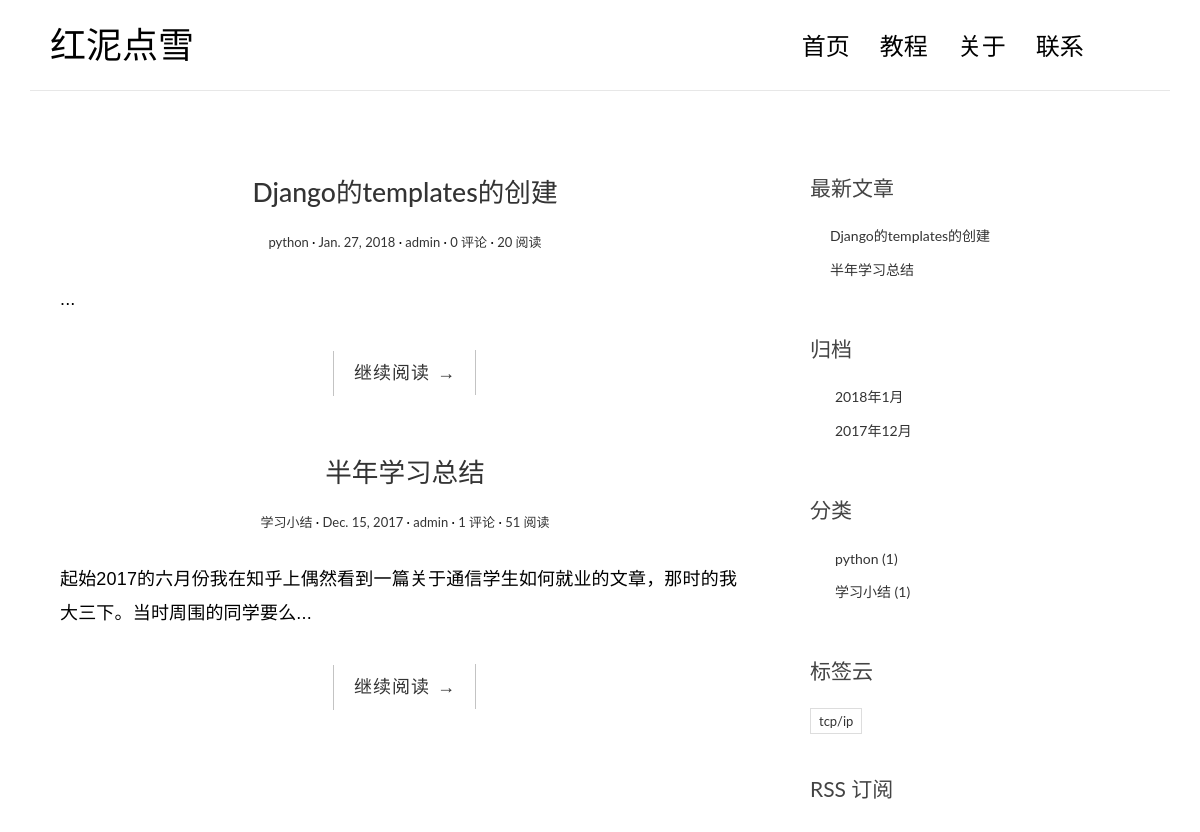
Screenshot of /blog/ with the database file from the repository.
### myblog/models.py (models this page shows, shortened)
@python_2_unicode_compatible
class Post(models.Model):
    title = models.CharField(max_length=100)
    body = models.TextField()
    create_time = models.DateField()
    modify_time = models.DateField()
    excerpt = models.CharField(max_length=100,blank=True)
    category = models.ForeignKey(Category,on_delete=models.CASCADE)
    tags = models.ManyToManyField(Tag,blank=True)
    views = models.PositiveIntegerField(default=0)
    author = models.ForeignKey(User,on_delete=models.CASCADE)
    def get_absolute_url(self):
        return reverse('myblog:detail',kwargs={'pk':self.pk})
    class Meta:
        ordering = ['-create_time']

class Category(models.Model):
    name = models.CharField(max_length=100)

class Tag(models.Model):
    name = models.CharField(max_length=100)

### myblog/views.py (the view, shortened to what this page needs)
class IndexView(ListView):
    model = Post
    template_name = 'myblog/index.html'
    context_object_name = 'post_list'
    paginate_by = 10
    def get_context_data(self,**kwargs):
        context = super().get_context_data(**kwargs)
        paginator = context.get('paginator')
        page = context.get('page_obj')
        is_paginated = context.get('is_paginated')
        pagination_data = self.pagination_data(paginator,page,is_paginated)
        context.update(pagination_data)
        return context
    def pagination_data(self,paginator,page,is_paginated):
        if not is_paginated:
            return {}

### myblog/templatetags/myblog_tags.py (called while the page is built)
@register.simple_tag
def get_recent_post(num=5):
    return Post.objects.all().order_by('-create_time')[:num]

@register.simple_tag
def archives():
    return Post.objects.dates('create_time','month',order='DESC')

@register.simple_tag
def get_categories():
    return Category.objects.annotate(num_posts=Count('post')).filter(num_posts__gt=0)

@register.simple_tag
def get_tags():
    return Tag.objects.annotate(num_posts=Count('post')).filter(num_posts__gt=0)

### templates/myblog/index.html (shortened to what this page needs)
{% extends 'base.html' %}
            {% block main %}
            {% for post in post_list %}
                <article class="post post-{{ post.pk }}">
                    <header class="entry-header">
                        <h1 class="entry-title">
                            <a href="{{ post.get_absolute_url }}">{{ post.title }}</a>
                        </h1>
                        <div class="entry-meta">
                            <span class="post-category"><a href="#">{{ post.category.name }}</a></span>
                            <span class="post-date"><a href="#"><time class="entry-date"
                                                                      datetime="{{ post.create_time }}">{{ post.create_time}}</time></a></span>
                            <span class="post-author"><a href="#">{{ post.author }}</a></span>
                            <span class="comments-link"><a href="#">{{ post.comment_set.count }} 评论</a></span>
                            <span class="views-count"><a href="#">{{ post.views }} 阅读</a></span>
                        </div>
                    </header>
                    <div class="entry-content clearfix">
                        <p>{{ post.excerpt }}...</p>
                        <div class="read-more cl-effect-14">
                            <a href="{{ post.get_absolute_url }}" class="more-link">继续阅读 <span class="meta-nav">→</span></a>
                        </div>
                    </div>
                </article>
            {% empty %}
                <div class="no-post">暂时还没有发布文章</div>
            {% endfor %}
            {% endblock main %}

### templates/base.html (shortened to what this page needs)
{% load staticfiles %}
{% load myblog_tags %}
<!DOCTYPE html>
<html>
<head>
    <link rel="stylesheet" href="{% static 'myblog/css/bootstrap.min.css' %}">
    <link rel="stylesheet" href="http://code.ionicframework.com/ionicons/2.0.1/css/ionicons.min.css">
    <link rel="stylesheet" href="{% static 'myblog/css/pace.css' %}">
    <link rel="stylesheet" href="{% static 'myblog/css/custom.css' %}">
    <link rel="stylesheet" href="{% static 'myblog/css/highlights/github.css'%}">
</head>
<body>
<div class="container">
    <header id="site-header">
        <div class="row">
            <div class="col-md-4 col-sm-5 col-xs-8">
                <div class="logo">
                    <h1><a href="{% url 'myblog:index' %}"><b>红泥点雪</b> </a></h1>
                </div>
            </div>
            <div class="col-md-8 col-sm-7 col-xs-4">
                <nav class="main-nav" role="navigation">
                    <div class="collapse navbar-collapse" id="bs-example-navbar-collapse-1">
                        <ul class="nav navbar-nav navbar-right">
                            <li class="cl-effect-11"><a href="{% url 'myblog:index' %}" data-hover="首页">首页</a></li>
                            <li class="cl-effect-11"><a href="#" data-hover="教程">教程</a></li>
                            <li class="cl-effect-11"><a href="#" data-hover="关于">关于</a></li>
                            <li class="cl-effect-11"><a href="#" data-hover="联系">联系</a></li>
                        </ul>
                    </div>
                </nav>
            </div>
        </div>
    </header>
</div>
<div class="content-body">
    <div class="container">
        <div class="row">
            <main class="col-md-8">
                {% block main %}
                {% endblock main %}
            </main>
            <aside class="col-md-4">
                <div class="widget widget-recent-posts">
                    <h3 class="widget-title">最新文章</h3>
                    {% get_recent_post as recent_post_list %}
                    <ul>
                        {% for post in recent_post_list %}
                        <li>
                            <a href="{{ post.get_absolute_url }}">{{ post.title }}</a>
                        </li>
                        {% empty %}
                        暂无文章
                        {% endfor %}
                    </ul>
                </div>
                <div class="widget widget-archives">
                    <h3 class="widget-title">归档</h3>
                    {% archives as date_list %}
                    <ul>
                        {% for date in date_list  %}
                        <li>
                            <a href="{%url 'myblog:archives' date.year date.month %}">{{ date.year }}年{{ date.month }}月</a>
                        </li>
                        {% empty %}
                        暂无归档
                        {% endfor %}
                    </ul>
                </div>
                <div class="widget widget-category">
                    <h3 class="widget-title">分类</h3>
                    {% get_categories as cate_list%}
                    <ul>
                        {% for cate in cate_list %}
                        <li>
                            <a href="{% url 'myblog:category' cate.pk %}">{{ cate.name }}
                                <span class="post-count">({{ cate.num_posts }})</span></a>
                        </li>
                        {% empty %}
                        暂无分类
                        {% endfor %}
                    </ul>
                </div>
                <div class="widget widget-tag-cloud">
                    <h3 class="widget-title">标签云</h3>
                    {% get_tags as tag_list %}
                    <ul>
                        {% for tag in tag_list %}
                        <li>
                            <a href="{% url 'myblog:tag' tag.pk %}">{{ tag.name }}</a>
                        </li>
                        {% empty %}
                        暂无标签！
                        {% endfor %}
                    </ul>
                </div>
                <div class="rss">
                    <a href="{% url 'myblog:rss' %}"> RSS 订阅</a>
                </div>
            </aside>
        </div>
    </div>
</div>
</body>
</html>

### static/myblog/css/custom.css (style rules this page uses)
* { outline: none; }
h1, h2, h3, h4, h5, h6 { margin-top: 0; }
b { font-weight: 400; }
a { color: #333; }
body { color: #444; font-family: 'Lato', sans-serif; }
p { font-family: 'Ubuntu', sans-serif; font-weight: 400; word-spacing: 1px; letter-spacing: 0.01em; }
#site-header { background-color: #FFF; padding: 25px 20px; margin-bottom: 40px; border-bottom: 1px solid #e7e7e7; }
.logo h1 a { color: #000; }
.logo h1 { margin: 0; font-family: 'Lato', sans-serif; font-weight: 300; }
.main-nav { margin-top: 11px; max-width: 95%; }
.main-nav a { color: #000000 !important; padding: 0 0 5px 0 !important; margin-right: 30px; font-family: 'Lato', sans-serif; font-weight: 300; font-size: 24px; }
.cl-effect-11 a { padding: 10px 0; color: #0972b4; text-shadow: none; }
.cl-effect-11 a::before { position: absolute; top: 0; left: 0; overflow: hidden; padding: 0 0 5px 0 !important; max-width: 0; border-bottom: 1px solid #000; color: #000; content: attr(data-hover); white-space: nowrap; -webkit-transition: max-width 0.5s; -moz-transition: max-width 0.5s; transition: max-width 0.5s; }
.content-body { padding-bottom: 4em; }
.post { background: #fff; padding: 30px 30px 0; }
.entry-title { text-align: center; font-size: 1.9em; margin-bottom: 20px; line-height: 1.6; padding: 10px 20px 0; }
.entry-meta { text-align: center; color: #DDDDDD; font-size: 13px; margin-bottom: 30px; }
.entry-content { font-size: 18px; line-height: 1.9; font-weight: 300; color: #000; }
.post-category::after, .post-date::after, .post-author::after, .comments-link::after { content: ' ·'; color: #000; }
.read-more { font-family: 'Ubuntu', sans-serif; font-weight: 400; word-spacing: 1px; letter-spacing: 0.01em; text-align: center; margin-top: 20px; }
.cl-effect-14 a { padding: 0 20px; height: 45px; line-height: 45px; position: relative; display: inline-block; margin: 15px 25px; letter-spacing: 1px; font-weight: 400; text-shadow: 0 0 1px rgba(255, 255, 255, 0.3); }
.cl-effect-14 a::before, .cl-effect-14 a::after { position: absolute; width: 45px; height: 1px; background: #C3C3C3; content: ''; -webkit-transition: all 0.3s; -moz-transition: all 0.3s; transition: all 0.3s; pointer-events: none; }
.cl-effect-14 a::before { top: 0; left: 0; -webkit-transform: rotate(90deg); -moz-transform: rotate(90deg); transform: rotate(90deg); -webkit-transform-origin: 0 0; -moz-transform-origin: 0 0; transform-origin: 0 0; }
.cl-effect-14 a::after { right: 0; bottom: 0; -webkit-transform: rotate(90deg); -moz-transform: rotate(90deg); transform: rotate(90deg); -webkit-transform-origin: 100% 0; -moz-transform-origin: 100% 0; transform-origin: 100% 0; }
.widget { background: #fff; padding: 30px 0 0; }
.widget-title { font-size: 1.5em; margin-bottom: 20px; line-height: 1.6; padding: 10px 0 0; font-weight: 400; }
.widget-recent-posts ul { padding: 0; margin: 0; padding-left: 20px; }
.widget-recent-posts ul li { list-style-type: none; position: relative; line-height: 170%; margin-bottom: 10px; }
.widget-recent-posts ul li::before { content: '\f3d3'; font-family: "Ionicons"; position: absolute; left: -17px; top: 3px; font-size: 16px; color: #000; }
.widget-archives ul { padding: 0; margin: 0; padding-left: 25px; }
.widget-archives ul li { list-style-type: none; position: relative; line-height: 170%; margin-bottom: 10px; }
.widget-archives ul li::before { content: '\f3f3'; font-family: "Ionicons"; position: absolute; left: -25px; top: 1px; font-size: 16px; color: #000; }
.widget-category ul { padding: 0; margin: 0; padding-left: 25px; }
.widget-category ul li { list-style-type: none; position: relative; line-height: 170%; margin-bottom: 10px; }
.widget-category ul li::before { content: '\f3fe'; font-family: "Ionicons"; position: absolute; left: -25px; top: 1px; font-size: 18px; color: #000; }
.widget-tag-cloud ul { padding: 0; margin: 0; margin-right: -10px; }
.widget-tag-cloud ul li { list-style-type: none; font-size: 13px; display: inline-block; margin-right: 10px; margin-bottom: 10px; padding: 3px 8px; border: 1px solid #ddd; }
.rss { font-size: 21px; margin-top: 30px; }
.rss a { color: #444; }

### rows the page displays
Post: title "Django的templates的创建", category.name "python", create_time "Jan. 27, 2018", author "admin", comment_set.count "0", views "20"
Post: title "半年学习总结", category.name "学习小结", create_time "Dec. 15, 2017", author "admin", comment_set.count "1", views "51", excerpt "起始2017的六月份我在知乎上偶然看到一篇关于通信学生如何就业的文章，那时的我大三下。当时周围的同学要么"
Category: name "python", num_posts "1"
Category: name "学习小结", num_posts "1"
Tag: name "tcp/ip"

### other values shown
{{ date.year }} "2018" "2017"
{{ date.month }} "1" "12"
